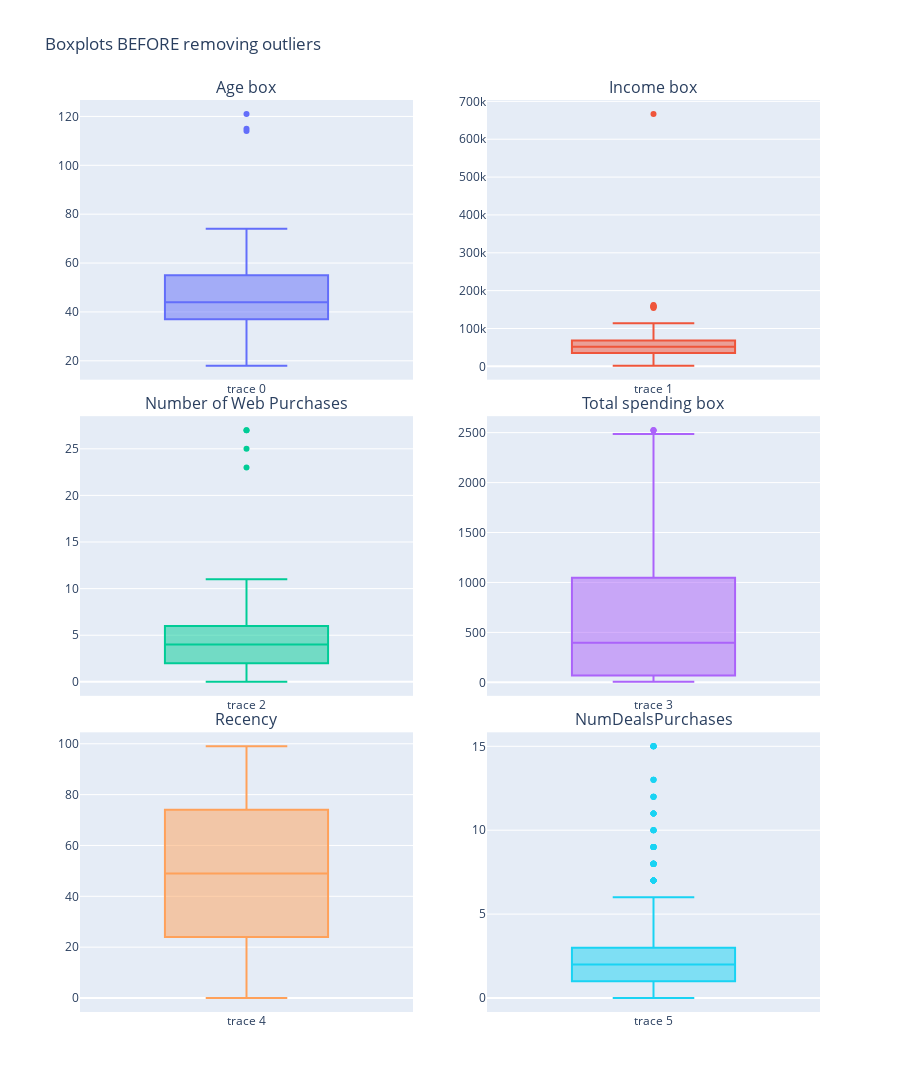

Notebook cell for this chart:
### Code cell
fig_box_plots = make_subplots(rows=3, cols=2, vertical_spacing=0.04,subplot_titles=('Age box', 'Income box', 'Number of Web Purchases', 'Total spending box', 'Recency', 'NumDealsPurchases'))

fig_box_plots.add_trace(go.Box(y=df['Age']), row=1, col=1)
fig_box_plots.add_trace(go.Box(y=df['Income']), row=1, col=2)
fig_box_plots.add_trace(go.Box(y=df['NumWebPurchases']), row=2, col=1)
fig_box_plots.add_trace(go.Box(y=df['TotalSpending']), row=2, col=2)
fig_box_plots.add_trace(go.Box(y=df['Recency']), row=3, col=1)
fig_box_plots.add_trace(go.Box(y=df['NumDealsPurchases']), row=3, col=2)

fig_box_plots.update_layout(height=1800, width=900, title_text="Boxplots BEFORE removing outliers", showlegend=False)

fig_box_plots.show()

### Figure 1 — Plotly figure (JSON) as saved in the notebook; plotly's stock layout.template omitted (floating-point values rounded to 4 significant figures; data arrays with more than 128 entries replaced by an {"elided": "..."} marker saying what was removed)
{"data": [{"type": "box", "xaxis": "x", "y": {"elided": "2240 int values"}, "yaxis": "y"}, {"type": "box", "xaxis": "x2", "y": {"elided": "2240 float values"}, "yaxis": "y2"}, {"type": "box", "xaxis": "x3", "y": {"elided": "2240 int values"}, "yaxis": "y3"}, {"type": "box", "xaxis": "x4", "y": {"elided": "2240 int values"}, "yaxis": "y4"}, {"type": "box", "xaxis": "x5", "y": {"elided": "2240 int values"}, "yaxis": "y5"}, {"type": "box", "xaxis": "x6", "y": {"elided": "2240 int values"}, "yaxis": "y6"}], "layout": {"annotations": [{"font": {"size": 16}, "showarrow": false, "text": "Age box", "x": 0.225, "xanchor": "center", "xref": "paper", "y": 1, "yanchor": "bottom", "yref": "paper"}, {"font": {"size": 16}, "showarrow": false, "text": "Income box", "x": 0.775, "xanchor": "center", "xref": "paper", "y": 1, "yanchor": "bottom", "yref": "paper"}, {"font": {"size": 16}, "showarrow": false, "text": "Number of Web Purchases", "x": 0.225, "xanchor": "center", "xref": "paper", "y": 0.6533, "yanchor": "bottom", "yref": "paper"}, {"font": {"size": 16}, "showarrow": false, "text": "Total spending box", "x": 0.775, "xanchor": "center", "xref": "paper", "y": 0.6533, "yanchor": "bottom", "yref": "paper"}, {"font": {"size": 16}, "showarrow": false, "text": "Recency", "x": 0.225, "xanchor": "center", "xref": "paper", "y": 0.3067, "yanchor": "bottom", "yref": "paper"}, {"font": {"size": 16}, "showarrow": false, "text": "NumDealsPurchases", "x": 0.775, "xanchor": "center", "xref": "paper", "y": 0.3067, "yanchor": "bottom", "yref": "paper"}], "height": 1800, "showlegend": false, "title": {"text": "Boxplots BEFORE removing outliers"}, "width": 900, "xaxis": {"anchor": "y", "domain": [0, 0.45]}, "xaxis2": {"anchor": "y2", "domain": [0.55, 1]}, "xaxis3": {"anchor": "y3", "domain": [0, 0.45]}, "xaxis4": {"anchor": "y4", "domain": [0.55, 1]}, "xaxis5": {"anchor": "y5", "domain": [0, 0.45]}, "xaxis6": {"anchor": "y6", "domain": [0.55, 1]}, "yaxis": {"anchor": "x", "domain": [0.6933, 1]}, "yaxis2": {"anchor": "x2", "domain": [0.6933, 1]}, "yaxis3": {"anchor": "x3", "domain": [0.3467, 0.6533]}, "yaxis4": {"anchor": "x4", "domain": [0.3467, 0.6533]}, "yaxis5": {"anchor": "x5", "domain": [0, 0.3067]}, "yaxis6": {"anchor": "x6", "domain": [0, 0.3067]}}}
